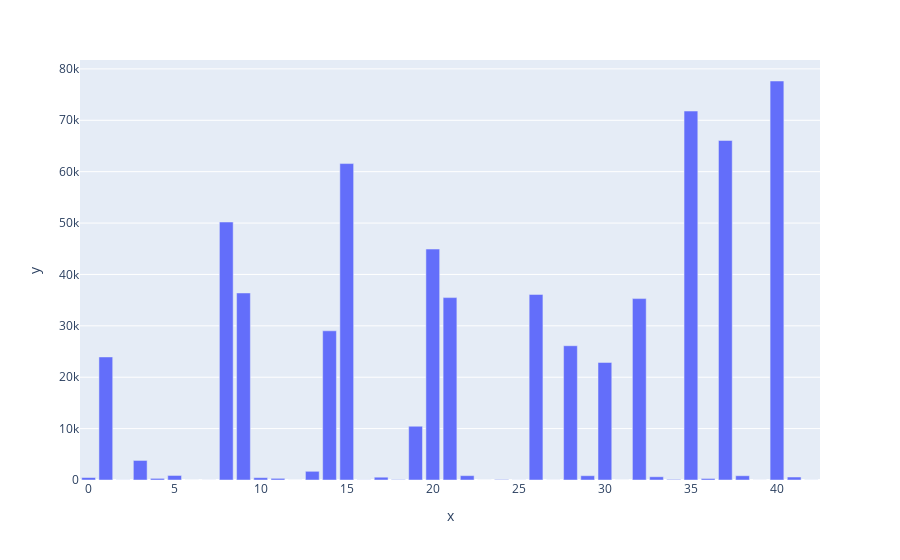

The cell this chart's notebook holds for it:
### Code cell
from sklearn.model_selection import train_test_split
from sklearn.feature_selection import SelectKBest,f_regression,mutual_info_regression
import plotly.express as plt
from sklearn.linear_model import LinearRegression
from sklearn.metrics import mean_absolute_error

# df1 = player_df_n.loc[:,"assist_percentage":"player_id"] 
# df2 = player_df_n.loc[:,"points_produced":"win_shares_per_40_minutes"] 
y = player_df_n['points']
X = player_df_n.drop(['year','points','field_goals','field_goal_attempts','points_produced','minutes_played','free_throws','free_throw_attempts','two_point_attempts'],axis=1)

X_train, X_test, y_train, y_test = train_test_split(X, y, test_size=0.33, random_state=0)

print(X_train.shape,y_train.shape)
print(X_test.shape,y_test.shape)

def select_features(X_train,y_train,X_test):
    #configure to select all features
    fs = SelectKBest(score_func=f_regression,k='all')
    #learn relationshiip from traing data
    fs.fit(X_train,y_train)
    #tranform train input data
    X_train_fs = fs.transform(X_train)
    #transform test input data
    X_test_fs = fs.transform(X_test)
    return X_train_fs,X_test_fs,fs

#feature selection
X_train_fs,X_test_fs,fs = select_features(X_train,y_train,X_test)


#fit model
model = LinearRegression()
model.fit(X_train_fs,y_train)

#evalue model
y_predit = model.predict(X_test_fs)

# evaluate predictions
mae = mean_absolute_error(y_test, y_predit)
print('MAE: %.3f' % mae)

# what are scores for the features
for i in range(len(fs.scores_)):
	print('Feature%d %s: %f' % (i, fs.feature_names_in_[i], fs.scores_[i]))
fig = plt.bar(x=[i for i in range(len(fs.scores_))],y=fs.scores_)
fig.show()

### Figure 1 — Plotly figure (JSON) as saved in the notebook; plotly's stock layout.template omitted (floating-point values rounded to 4 significant figures)
{"data": [{"alignmentgroup": "True", "hovertemplate": "x=%{x}<br>y=%{y}<extra></extra>", "legendgroup": "", "marker": {"color": "#636efa", "pattern": {"shape": ""}}, "name": "", "offsetgroup": "", "orientation": "v", "showlegend": false, "textposition": "auto", "type": "bar", "x": [0, 1, 2, 3, 4, 5, 6, 7, 8, 9, 10, 11, 12, 13, 14, 15, 16, 17, 18, 19, 20, 21, 22, 23, 24, 25, 26, 27, 28, 29, 30, 31, 32, 33, 34, 35, 36, 37, 38, 39, 40, 41, 42], "xaxis": "x", "y": [485.9, 23950.0, 17.15, 3806.0, 316.7, 882.8, 2.69, 8.653, 50210.0, 36390.0, 459.9, 323.3, 5.358, 1693.0, 29040.0, 61580.0, 22.59, 545.2, 74.13, 10460.0, 44940.0, 35490.0, 847.3, 6.771, 93.29, 15.32, 36110.0, 7.632, 26130.0, 835.9, 22880.0, 6.626, 35300.0, 629.7, 114.8, 71790.0, 295.3, 66070.0, 831.8, 8.382, 77640.0, 579.4, 13.16], "yaxis": "y"}], "layout": {"barmode": "relative", "legend": {"tracegroupgap": 0}, "margin": {"t": 60}, "xaxis": {"anchor": "y", "domain": [0, 1], "title": {"text": "x"}}, "yaxis": {"anchor": "x", "domain": [0, 1], "title": {"text": "y"}}}}
